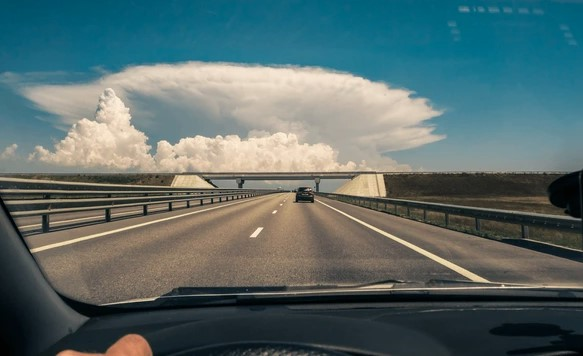
#> input picture demo2_images/road1.jpg, 583 x 356 px
$ jupyter execute b5_demos_2.ipynb   (older library calls are emulated)
#> lines starting #> are read from the running program, lines starting #| are printed output that depends on the picture; after the words box and inside, x2 and y2 are one past the last pixel; in counts of white or black regions, pixels touching at a corner belong together
[cell 1]
import cv2
from matplotlib import pyplot as plt
import numpy as np
import os
import shutil

Gaussian Filter

Sobel & Canny Edge Detectors

[cell 2]
# Load the color image in grayscale
img = cv2.imread('demo2_images/road1.jpg', 0)
#> img: shape (356, 583); min 0, max 246, mean 102.4
img2 = cv2.imread('demo2_images/road2.jpg',0)
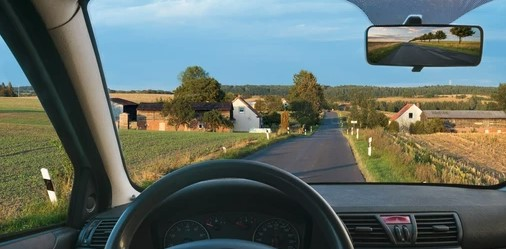
#> input picture demo2_images/road2.jpg, 506 x 249 px
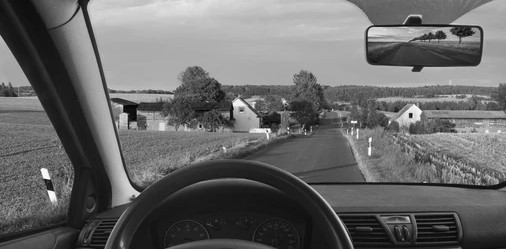
#> img2: shape (249, 506); min 1, max 255, mean 104.5

# Apply the Canny edge detection
edges = cv2.Canny(img, 240, 250)
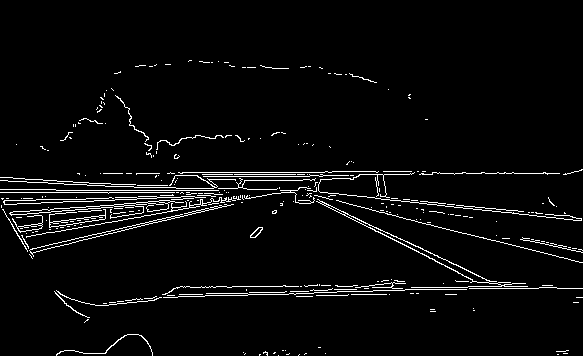
#> edges: shape (356, 583); 3.8% white in thin lines or dots, all inside (x1, y1, x2, y2) = (0, 60, 583, 356)
edges2 = cv2.Canny(img2, 240, 250)
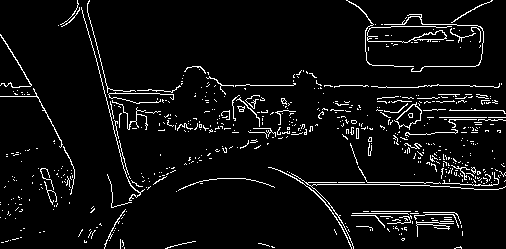
#> edges2: shape (249, 506); 5.4% white in thin lines or dots

# Display the originals and the edges for img and img2
plt.subplot(221), plt.imshow(img, cmap='gray')
plt.title('Original Image'), plt.xticks([]), plt.yticks([])
plt.subplot(222), plt.imshow(edges, cmap='gray')
plt.title('Edge Image'), plt.xticks([]), plt.yticks([])
plt.subplot(223), plt.imshow(img2,cmap='gray')
plt.title('Original Image'), plt.xticks([]), plt.yticks([])
plt.subplot(224), plt.imshow(edges2, cmap='gray')
plt.title('Edge Image'), plt.xticks([]), plt.yticks([])
plt.show()

Fabric Classificaiton

[cell 3]
#Open image files with cv2
img1 = cv2.imread('demo2_images/woven1.jpg')
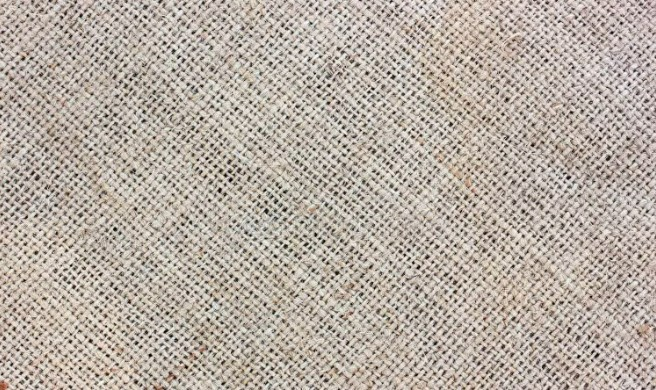
#> input picture demo2_images/woven1.jpg, 656 x 390 px
#> img1 is the input picture: shape (390, 656, 3); mean B, G, R 163.4, 173.1, 182.7
img2 = cv2.imread('demo2_images/woven2.jpg')
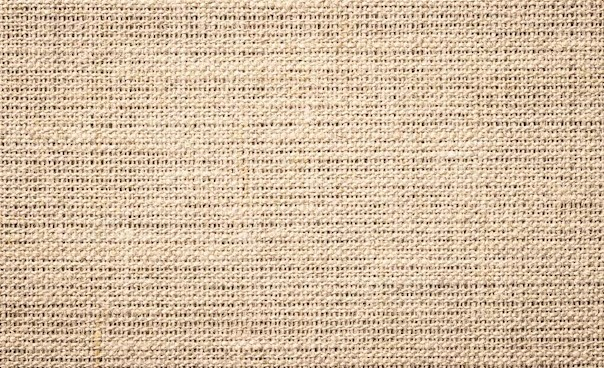
#> input picture demo2_images/woven2.jpg, 604 x 368 px
#> img2 is the input picture: shape (368, 604, 3); mean B, G, R 162.9, 189.4, 212
img3 = cv2.imread('demo2_images/woven3.jpg')
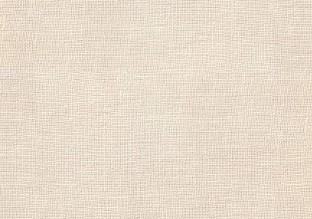
#> input picture demo2_images/woven3.jpg, 312 x 219 px
#> img3 is the input picture: shape (219, 312, 3); mean B, G, R 203.3, 219.3, 232.1

# Display 3 images side by side
plt.subplot(131),plt.imshow(cv2.cvtColor(img1, cv2.COLOR_BGR2RGB)),plt.title('Image 1')
plt.subplot(132),plt.imshow(cv2.cvtColor(img2, cv2.COLOR_BGR2RGB)),plt.title('Image 2')
plt.subplot(133),plt.imshow(cv2.cvtColor(img3, cv2.COLOR_BGR2RGB)),plt.title('Image 3')
plt.show()
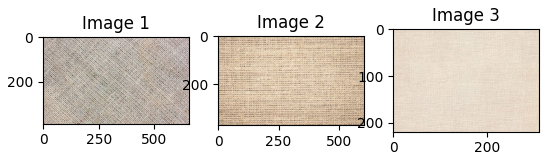
#> figure drawn by matplotlib, 3 panels

[cell 4]
# Crop out a 100x50 region of interest from each image
img1_crop = img1[100:150, 100:200]
img2_crop = img2[100:150, 100:200]
img3_crop = img3[100:150, 100:200]

# Create a new image by concatenating the 3 cropped images horizontally
img_concat = cv2.hconcat([img1_crop, img2_crop, img3_crop])

# Display the concatenated image
plt.imshow(cv2.cvtColor(img_concat, cv2.COLOR_BGR2RGB))
plt.show()

[cell 5]
# Create a directory inside demo2_images gabor_output
os.makedirs('demo2_images/gabor_output', exist_ok=True)

[cell 6]
# Convert img_concat to grayscale
img_concat_gray = cv2.cvtColor(img_concat, cv2.COLOR_BGR2GRAY)
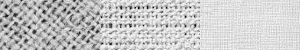
#> img_concat_gray: shape (50, 300); min 6, max 251, mean 198.8

# Define the gabor filter bank
kernels = []
params = []

for theta in range(4):
    theta_val = theta / 4. * np.pi
    for sigma in (1, 3):
        for lamda in np.arange(0, np.pi, np.pi / 4):
            for gamma in (0.05, 0.5):
                kernel = cv2.getGaborKernel((21, 21), sigma, theta_val, lamda, gamma, 0, ktype=cv2.CV_32F)
                kernel /= 1.5 * kernel.sum()
                kernels.append(kernel)
                params.append((theta_val, sigma, lamda, gamma))

# Apply the gabor filter bank to the image
filtered = []
for kernel in kernels:
    filtered.append(cv2.filter2D(img_concat_gray, cv2.CV_8UC3, kernel))
#> after the loop, filtered = 64 items

# Ensure the output directory exists
output_dir = 'demo2_images/gabor_output'
os.makedirs(output_dir, exist_ok=True)

# Save the filtered images with parameter descriptions in the file name
for i, (img, param) in enumerate(zip(filtered, params)):
    theta_val, sigma, lamda, gamma = param
    filename = f'gabor_theta{theta_val:.2f}_sigma{sigma}_lambda{lamda:.2f}_gamma{gamma:.2f}.jpg'
    filepath = os.path.join(output_dir, filename)
    cv2.imwrite(filepath, img)
#> this loop made 64 passes
#> (theta_val, sigma, lamda, gamma) on passes 1 to 12: (0, 1, 0, 0.05), (0, 1, 0, 0.5), (0, 1, 0.785, 0.05), (0, 1, 0.785, 0.5), (0, 1, 1.57, 0.05), (0, 1, 1.57, 0.5), (0, 1, 2.36, 0.05), (0, 1, 2.36, 0.5), (0, 3, 0, 0.05), (0, 3, 0, 0.5), (0, 3, 0.785, 0.05), (0, 3, 0.785, 0.5)

[cell 7]
roiData = []
# Evaluate roi aggregate statistics for each filtered image
for i, (img, param) in enumerate(zip(filtered, params)):

    if i == 0:
        # print img dimensions
        print(img.shape)
    # Break img into 3 regions of interest
    roi1 = img[:, :100]
    roi2 = img[:, 100:200]
    roi3 = img[:, 200:]
    # Calculate the mean, standard deviation, and skewness of each roi
    roi1_mean = roi1.mean(); roi1_std = roi1.std(); roi1_skew = cv2.moments(roi1)['mu11']
    roi2_mean = roi2.mean(); roi2_std = roi2.std(); roi2_skew = cv2.moments(roi2)['mu11']
    roi3_mean = roi3.mean(); roi3_std = roi3.std(); roi3_skew = cv2.moments(roi3)['mu11']
    # Append the aggregate statistics to roiData
    roiData.append([roi1_mean, roi1_std, roi1_skew, roi2_mean, roi2_std, roi2_skew, roi3_mean, roi3_std, roi3_skew])
#> this loop made 64 passes
#> (param, roi1_mean, roi1_std, roi1_skew, roi2_mean, roi2_std, roi2_skew, roi3_mean) on passes 1 to 8: ((0, 1, 0, 0.05), 0, 0, 0, 0, 0, 0, 0), ((0, 1, 0, 0.5), 0, 0, 0, 0, 0, 0, 0), ((0, 1, 0.785, 0.05), 113.5, 13.62, -1811992.4, 135.4, 18.62, 595793.5, 148.7), ((0, 1, 0.785, 0.5), 113.5, 21.41, -1933873, 135.4, 22.62, 661565.1, 148.7), ((0, 1, 1.57, 0.05), 113.4, 28.34, -1818676.2, 135.1, 43.73, 474715.9, 149.1), ((0, 1, 1.57, 0.5), 113.6, 41.57, -1962802.8, 135.9, 50.64, 739490.4, 149.1), ((0, 1, 2.36, 0.05), 113.4, 54.9, -1595529.2, 136.8, 79.51, 1184473.3, 147.5), ((0, 1, 2.36, 0.5), 117, 71.63, -1321412, 139.3, 83.8, 2237011.9, 146.2)
#> param on passes 53 to 58: (2.36, 1, 1.57, 0.05), (2.36, 1, 1.57, 0.5), (2.36, 1, 2.36, 0.05), (2.36, 1, 2.36, 0.5), (2.36, 3, 0, 0.05), (2.36, 3, 0, 0.5)
#| (50, 300)
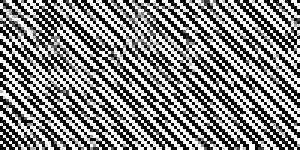
#> roi3: shape (50, 100) (shown 3 times larger); min 0, max 255, mean 129.5
